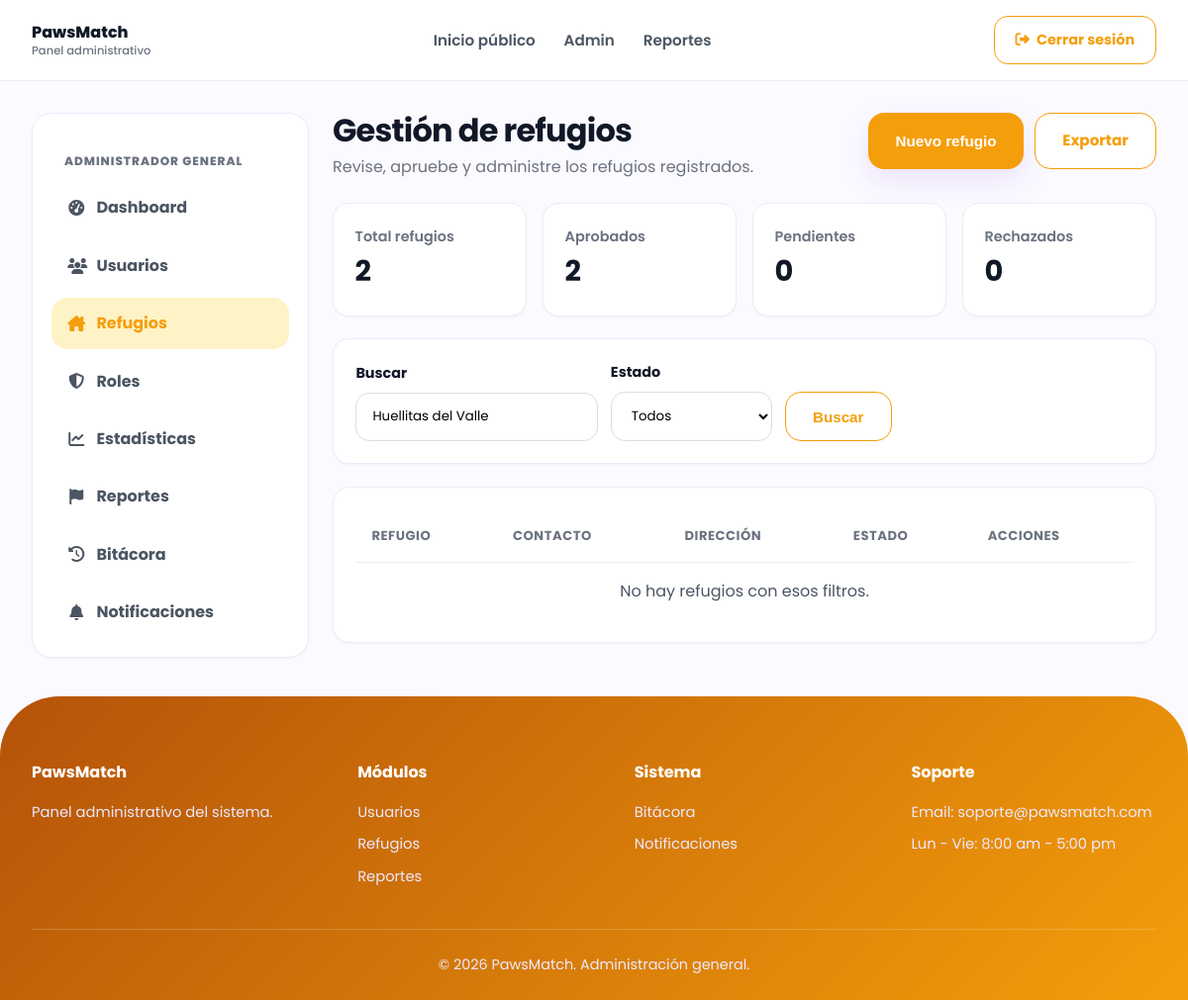
Page /admin-refugios.php?buscar=Huellitas del Valle (signed in) on the earlier database version.
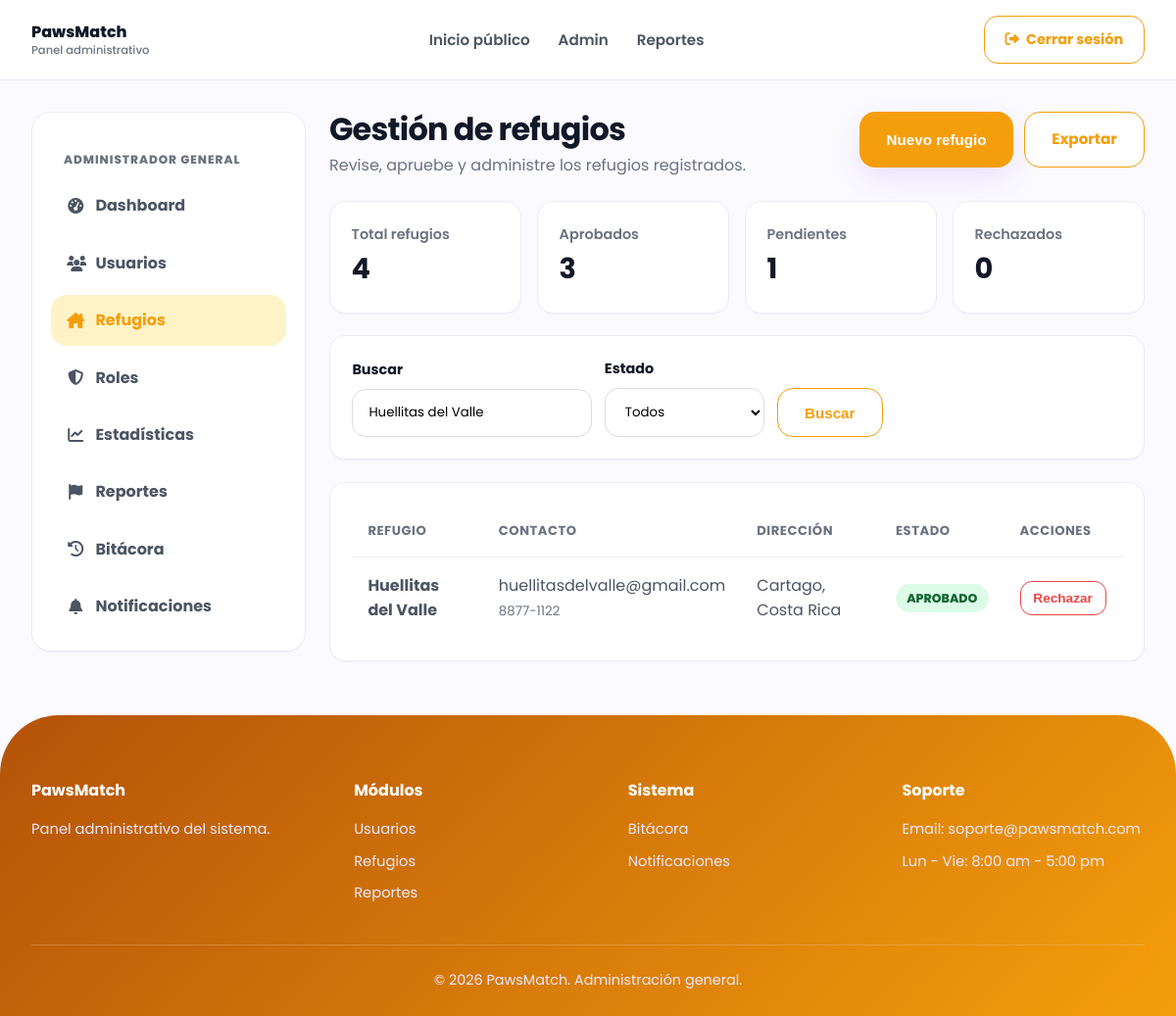
Same page on the later database version.
### tables this page shows
CREATE TABLE `refugios` (
  `id_refugio` int NOT NULL AUTO_INCREMENT,
  `id_usuario` int NOT NULL,
  `nombre_refugio` varchar(150) NOT NULL,
  `cedula_juridica` varchar(30) DEFAULT NULL,
  `telefono` varchar(20) DEFAULT NULL,
  `direccion` varchar(255) DEFAULT NULL,
  `descripcion` text,
  `estado` enum('PENDIENTE','APROBADO','RECHAZADO') DEFAULT 'PENDIENTE',
  `fecha_registro` timestamp NULL DEFAULT CURRENT_TIMESTAMP,
  PRIMARY KEY (`id_refugio`),
  KEY `fk_refugio_usuario` (`id_usuario`),
  CONSTRAINT `fk_refugio_usuario` FOREIGN KEY (`id_usuario`) REFERENCES `usuarios` (`id_usuario`)
);

CREATE TABLE `usuarios` (
  `id_usuario` int NOT NULL AUTO_INCREMENT,
  `id_rol` int NOT NULL,
  `nombre` varchar(100) NOT NULL,
  `apellidos` varchar(150) NOT NULL,
  `correo` varchar(150) NOT NULL,
  `contrasena` varchar(255) NOT NULL,
  `telefono` varchar(20) DEFAULT NULL,
  `estado` enum('ACTIVO','INACTIVO') DEFAULT 'ACTIVO',
  `fecha_registro` timestamp NULL DEFAULT CURRENT_TIMESTAMP,
  PRIMARY KEY (`id_usuario`),
  UNIQUE KEY `correo` (`correo`),
  KEY `fk_usuario_rol` (`id_rol`),
  CONSTRAINT `fk_usuario_rol` FOREIGN KEY (`id_rol`) REFERENCES `roles` (`id_rol`)
);

### php/models/Refugio.php (called while the page is built, shortened)
<?php
class Refugio
{
    public static function listar(PDO $conexion, string $buscar = "", string $estado = ""): array
    {
        $sql = "
            SELECT r.id_refugio, r.nombre_refugio, r.telefono, r.direccion, r.estado, r.fecha_registro, u.correo, u.id_usuario
            FROM refugios r INNER JOIN usuarios u ON r.id_usuario = u.id_usuario
            WHERE 1 = 1
        ";
        $params = [];
        if ($buscar !== "") {
            $sql .= " AND (r.nombre_refugio LIKE :buscar OR u.correo LIKE :buscar OR r.direccion LIKE :buscar)";
            $params[":buscar"] = "%$buscar%";
        }
        $sql .= " ORDER BY r.fecha_registro DESC";
        $stmt = $conexion->prepare($sql);
        $stmt->execute($params);
        return $stmt->fetchAll(PDO::FETCH_ASSOC);
    }
    public static function contarTotal(PDO $conexion): int
    {
        return (int) $conexion->query("SELECT COUNT(*) FROM refugios")->fetchColumn();
    }
    public static function contarPorEstado(PDO $conexion, string $estado): int
    {
        $stmt = $conexion->prepare("SELECT COUNT(*) FROM refugios WHERE estado = :estado");
        $stmt->execute([":estado" => $estado]);
        return (int) $stmt->fetchColumn();
    }
}

### php/views/admin/refugios.php (the view, shortened to what the changed rows need)
<div class="admin-header"><div><h1>Gestión de refugios</h1></div></div>
<div class="kpi-grid">
    <div class="kpi-card"><div><p>Total refugios</p><h3><?php echo $totalRefugios; ?></h3></div></div>
    <div class="kpi-card"><div><p>Aprobados</p><h3><?php echo $totalAprobados; ?></h3></div></div>
    <div class="kpi-card"><div><p>Pendientes</p><h3><?php echo $totalPendientes; ?></h3></div></div>
</div>
<section class="admin-card">
    <div class="table-responsive">
        <table class="admin-table">
            <thead><tr><th>Refugio</th><th>Contacto</th><th>Dirección</th><th>Estado</th><th class="text-end">Acciones</th></tr></thead>
            <tbody>
                <?php if (empty($refugios)): ?>
                    <tr><td colspan="5" class="text-center text-muted py-4">No hay refugios con esos filtros.</td></tr>
                <?php else: foreach ($refugios as $r): ?>
                    <tr>
                        <td><strong><?php echo htmlspecialchars($r['nombre_refugio']); ?></strong></td>
                        <td><?php echo htmlspecialchars($r['correo']); ?><br><small class="text-muted"><?php echo htmlspecialchars($r['telefono'] ?: '—'); ?></small></td>
                        <td><?php echo htmlspecialchars($r['direccion'] ?: '—'); ?></td>
                        <td><span class="badge" style="<?php echo $estadoBadge[$r['estado']] ?? ''; ?>padding:.3rem .7rem;border-radius:99px;font-size:.78rem;"><?php echo $r['estado']; ?></span></td>
                        <td class="text-end" style="white-space:nowrap">
                            <?php if ($r['estado'] !== 'RECHAZADO'): ?>
                                <form action="php/admin_refugio_estado.php" method="POST" style="display:inline" onsubmit="return confirm('¿Rechazar este refugio?');">
                                    <button type="submit" class="btn btn-sm btn-danger-outline">Rechazar</button>
                                </form>
                            <?php endif; ?>
                        </td>
                    </tr>
                <?php endforeach; endif; ?>
            </tbody>
        </table>
    </div>
</section>

### php/views/partials/navbar_admin.php (shortened to what the changed rows need)
<?php
$itemsMenuAdmin = [
    "dashboard"      => ["admin-dashboard.php", "fa-gauge-high", "Dashboard"],
    "usuarios"       => ["admin-usuarios.php", "fa-users", "Usuarios"],
    "refugios"       => ["admin-refugios.php", "fa-house-chimney", "Refugios"],
    "roles"          => ["admin-roles.php", "fa-shield-halved", "Roles"],
    "estadisticas"   => ["admin-estadisticas.php", "fa-chart-line", "Estadísticas"],
    "reportes"       => ["admin-reportes.php", "fa-flag", "Reportes"],
    "bitacora"       => ["admin-bitacora.php", "fa-clock-rotate-left", "Bitácora"],
    "notificaciones" => ["admin-notificaciones.php", "fa-bell", "Notificaciones"],
];
?>
<div class="admin-layout">
<aside class="admin-sidebar">
<ul class="sidebar-menu">
<?php foreach ($itemsMenuAdmin as $clave => [$href, $icono, $texto]): ?>
    <li><a class="<?php echo $clave === $paginaActivaAdmin ? 'active' : ''; ?>" href="<?php echo $href; ?>"><i class="fas <?php echo $icono; ?>"></i> <?php echo $texto; ?></a></li>
<?php endforeach; ?>
</ul>
</aside>
<main class="admin-main">

Differences in the rows shown:
added refugios: nombre_refugio "Huellitas del Valle", id_usuario.correo "huellitasdelvalle@gmail.com", telefono "8877-1122", direccion "Cartago, Costa Rica", estado "APROBADO"
Other differences:
$totalRefugios: "2" → "4"
$totalAprobados: "2" → "3"
$totalPendientes: "0" → "1"
text no longer shown: "No hay refugios con esos filtros."
